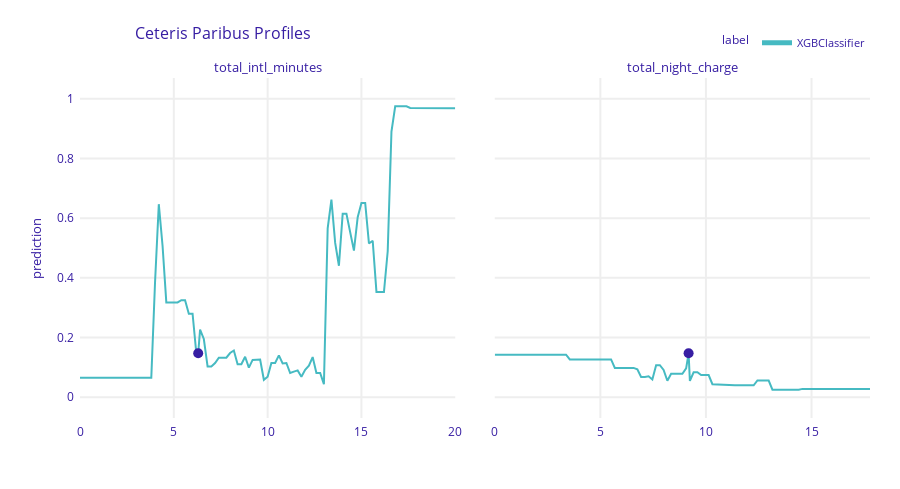

Notebook source saved alongside this figure:
### Markdown cell above
In this observation total international minutes seem to barely matter, while a decrease in total night charge would largely increase chances of positive prediction.

### Code cell
cp3 = explainer.predict_profile(new_observation=observation3)
cp3.plot(variables=['total_intl_minutes', 'total_night_charge'])
